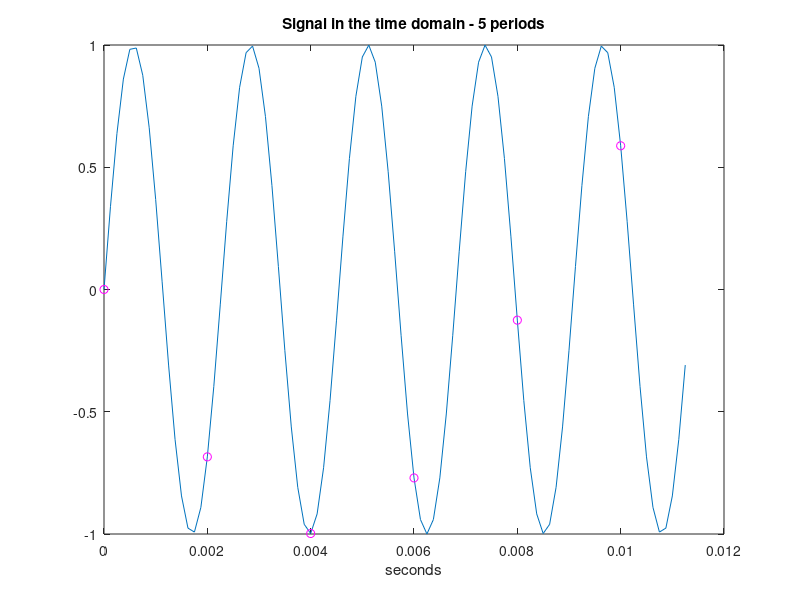

This chart was generated by the following MATLAB code:
clear
clc

f0 = 440;
fe1 = 8000;
fe2 = 500;
A = 1;
D = 0.1;

T0 = 1/f0;
Te1 = 1/fe1;
Te2 = 1/fe2;

t1 = (0:Te1:D);
t2 = (0:Te2:D);
n1 = ceil(5*(T0/Te1));
n2 = ceil(5*(T0/Te2));

figure;
s1 = A*sin(2*pi*f0*t1);
s2 = A*sin(2*pi*f0*t2);
plot(t1(1:n1),s1(1:n1))
hold on;
plot(t2(1:n2),s2(1:n2), 'mo')
xlabel('seconds')
title('Signal in the time domain - 5 periods');
zoom xon;